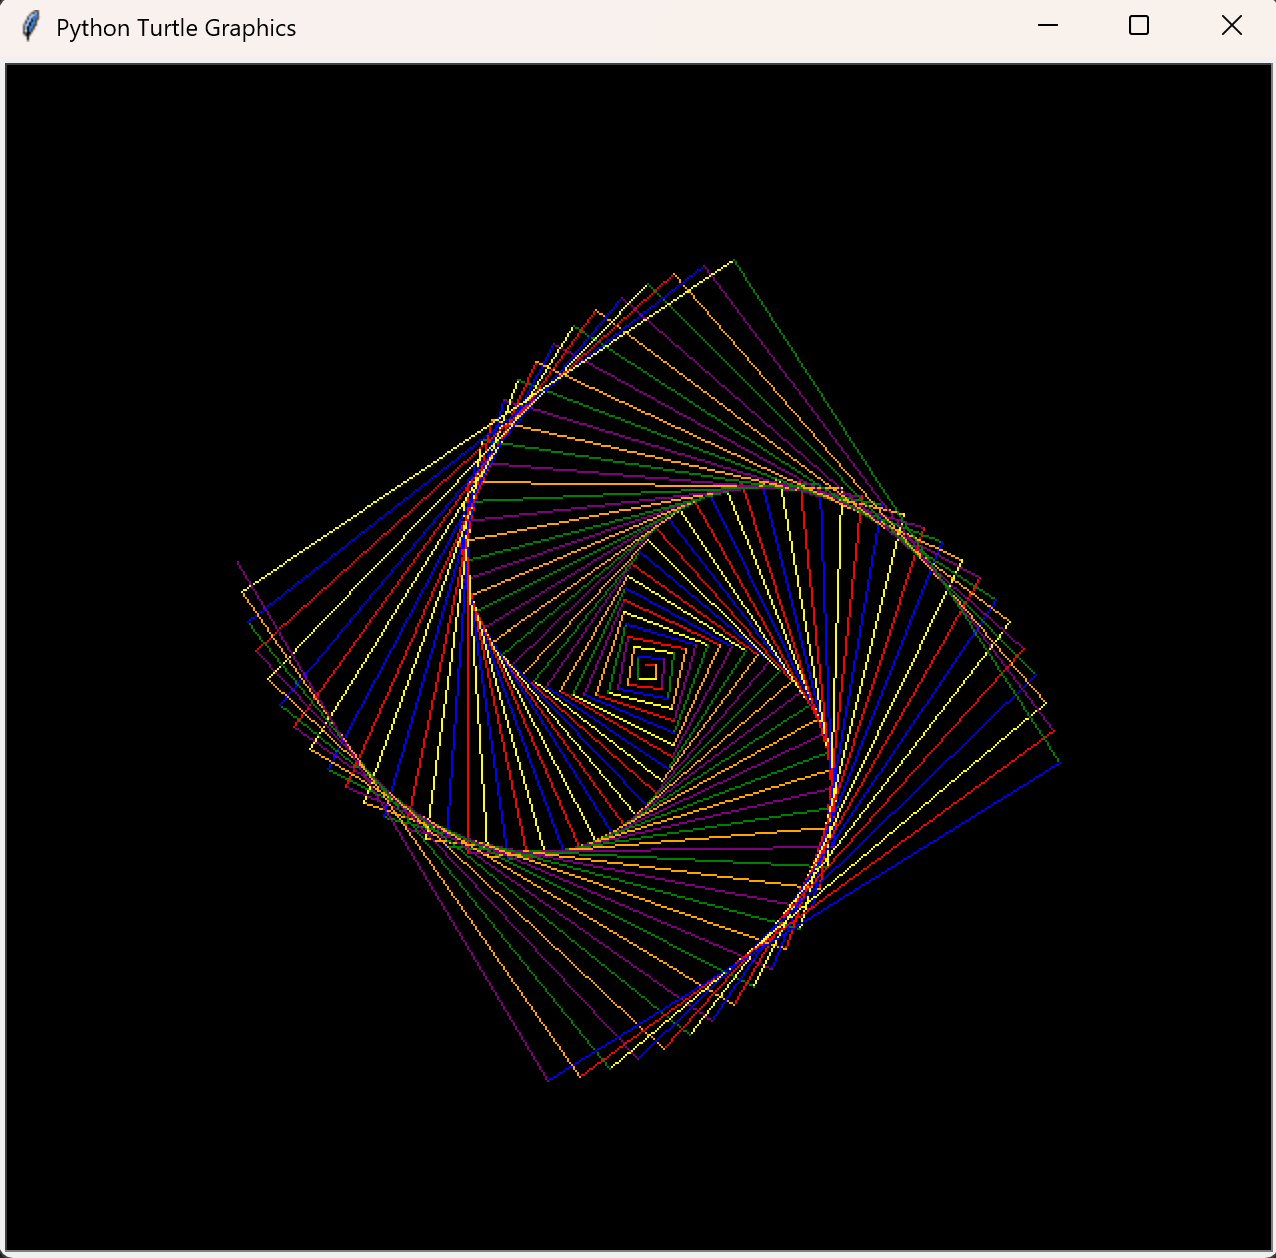

This chart was generated by the following Python code:
import turtle

def draw_colorful_spiral(initial_len):
    screen = turtle.Screen()
    screen.bgcolor("black") 
    spiral_turtle = turtle.Turtle()
    spiral_turtle.speed(0) 
    
    colors = ['red', 'orange', 'yellow', 'green', 'blue', 'purple']
    
    current_len = initial_len
    
   
    for i in range(150):
        
        spiral_turtle.pencolor(colors[i % 6])
        
       
        spiral_turtle.forward(current_len)
        
        
        spiral_turtle.right(91) 
        
        
        current_len += 2 

    spiral_turtle.hideturtle()
    screen.mainloop()


draw_colorful_spiral(initial_len=5)
